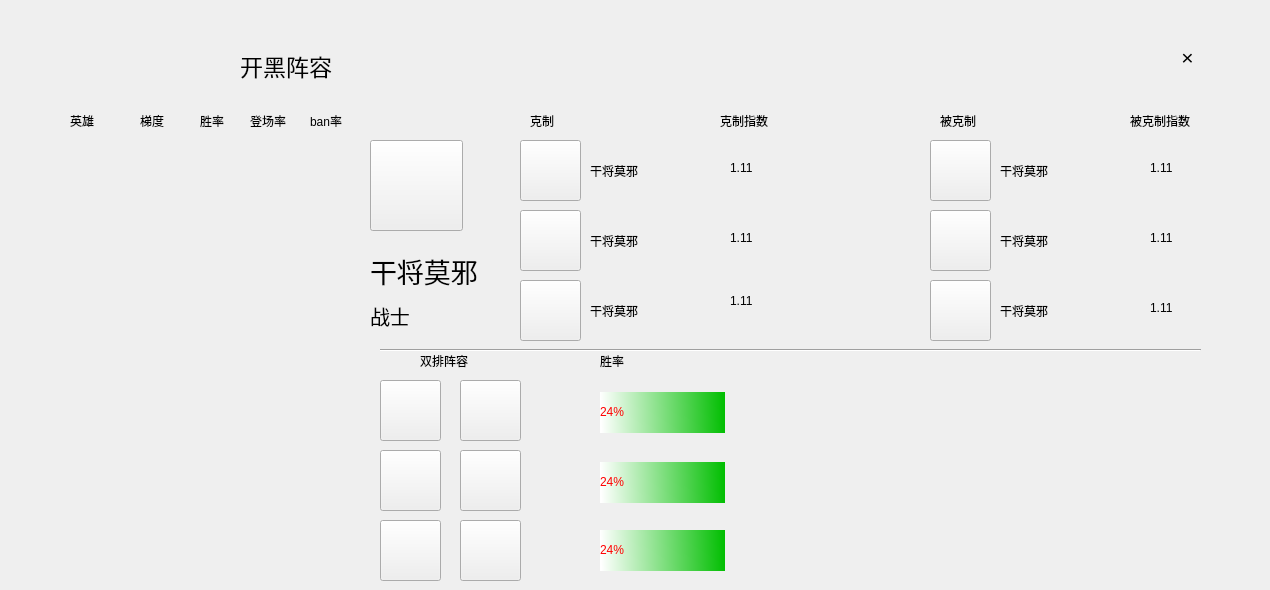
    <widget class="QWidget" name="page_7">
     <widget class="QPushButton" name="pushButton_525_return_3">
      <property name="geometry">
       <rect>
        <x>10</x>
        <y>40</y>
        <width>194</width>
        <height>59</height>
       </rect>
      </property>
      <property name="styleSheet">
       <string notr="true">QPushButton {
  min-width:194px;
  max-width:194px;
  min-height:59px;
  max-height:59px;
  border-width: 0px;
  border-style: outset;
  font-size: 28px;
  border-radius: 0px;
  color: black;
  background-color: transparent;
  border-color: red;
  box-shadow: 0px 0px 0px rgba(0, 0, 127, 255);
  background-image: url(D:/kCal/icon_pic/85923789d31e1c88f5cb6808dd1eb125_back.png);
  image: url(C:/Users/zhangyun/Desktop/icon_pic/85923789d31e1c88f5cb6808dd1eb125_back.png);
}</string>
      </property>
      <property name="text">
       <string/>
      </property>
     </widget>
     <widget class="QLabel" name="label_6">
      <property name="geometry">
       <rect>
        <x>240</x>
        <y>40</y>
        <width>221</width>
        <height>51</height>
       </rect>
      </property>
      <property name="font">
       <font>
        <pointsize>17</pointsize>
       </font>
      </property>
      <property name="text">
       <string>开黑阵容</string>
      </property>
     </widget>
     <widget class="QScrollArea" name="scrollArea_trank">
      <property name="geometry">
       <rect>
        <x>40</x>
        <y>140</y>
        <width>321</width>
        <height>441</height>
       </rect>
      </property>
      <property name="styleSheet">
       <string notr="true">border:0px;</string>
      </property>
      <property name="widgetResizable">
       <bool>true</bool>
      </property>
      <widget class="QWidget" name="scrollAreaWidgetContents_trank">
       <property name="geometry">
        <rect>
         <x>0</x>
         <y>0</y>
         <width>321</width>
         <height>441</height>
        </rect>
       </property>
      </widget>
     </widget>
     <widget class="QLabel" name="label_14">
      <property name="geometry">
       <rect>
        <x>530</x>
        <y>110</y>
        <width>41</width>
        <height>21</height>
       </rect>
      </property>
      <property name="text">
       <string>克制</string>
      </property>
     </widget>
     <widget class="QLabel" name="label_15">
      <property name="geometry">
       <rect>
        <x>940</x>
        <y>110</y>
        <width>91</width>
        <height>21</height>
       </rect>
      </property>
      <property name="text">
       <string>被克制</string>
      </property>
     </widget>
     <widget class="QLabel" name="label_16">
      <property name="geometry">
       <rect>
        <x>720</x>
        <y>110</y>
        <width>72</width>
        <height>21</height>
       </rect>
      </property>
      <property name="text">
       <string>克制指数</string>
      </property>
     </widget>
     <widget class="QLabel" name="label_17">
      <property name="geometry">
       <rect>
        <x>1130</x>
        <y>110</y>
        <width>131</width>
        <height>21</height>
       </rect>
      </property>
      <property name="text">
       <string>被克制指数</string>
      </property>
     </widget>
     <widget class="QPushButton" name="pushButton_kz1">
      <property name="geometry">
       <rect>
        <x>520</x>
        <y>140</y>
        <width>61</width>
        <height>61</height>
       </rect>
      </property>
      <property name="styleSheet">
       <string notr="true"/>
      </property>
      <property name="text">
       <string/>
      </property>
     </widget>
     <widget class="QPushButton" name="pushButton_kz2">
      <property name="geometry">
       <rect>
        <x>520</x>
        <y>210</y>
        <width>61</width>
        <height>61</height>
       </rect>
      </property>
      <property name="text">
       <string/>
      </property>
     </widget>
     <widget class="QPushButton" name="pushButton_kz3">
      <property name="geometry">
       <rect>
        <x>520</x>
        <y>280</y>
        <width>61</width>
        <height>61</height>
       </rect>
      </property>
      <property name="text">
       <string/>
      </property>
     </widget>
     <widget class="QLabel" name="label_kz12">
      <property name="geometry">
       <rect>
        <x>730</x>
        <y>160</y>
        <width>72</width>
        <height>15</height>
       </rect>
      </property>
      <property name="text">
       <string>1.11</string>
      </property>
     </widget>
     <widget class="QPushButton" name="pushButton_kz4">
      <property name="geometry">
       <rect>
        <x>930</x>
        <y>140</y>
        <width>61</width>
        <height>61</height>
       </rect>
      </property>
      <property name="text">
       <string/>
      </property>
     </widget>
     <widget class="QPushButton" name="pushButton_kz5">
      <property name="geometry">
       <rect>
        <x>930</x>
        <y>210</y>
        <width>61</width>
        <height>61</height>
       </rect>
      </property>
      <property name="text">
       <string/>
      </property>
     </widget>
     <widget class="QPushButton" name="pushButton_kz6">
      <property name="geometry">
       <rect>
        <x>930</x>
        <y>280</y>
        <width>61</width>
        <height>61</height>
       </rect>
      </property>
      <property name="text">
       <string/>
      </property>
     </widget>
     <widget class="QLabel" name="label_kz22">
      <property name="geometry">
       <rect>
        <x>730</x>
        <y>230</y>
        <width>72</width>
        <height>15</height>
       </rect>
      </property>
      <property name="text">
       <string>1.11</string>
      </property>
     </widget>
     <widget class="QLabel" name="label_kz32">
      <property name="geometry">
       <rect>
        <x>730</x>
        <y>290</y>
        <width>72</width>
        <height>21</height>
       </rect>
      </property>
      <property name="text">
       <string>1.11</string>
      </property>
     </widget>
     <widget class="QLabel" name="label_kz42">
      <property name="geometry">
       <rect>
        <x>1150</x>
        <y>160</y>
        <width>72</width>
        <height>15</height>
       </rect>
      </property>
      <property name="text">
       <string>1.11</string>
      </property>
     </widget>
     <widget class="QLabel" name="label_kz52">
      <property name="geometry">
       <rect>
        <x>1150</x>
        <y>230</y>
        <width>72</width>
        <height>15</height>
       </rect>
      </property>
      <property name="text">
       <string>1.11</string>
      </property>
     </widget>
     <widget class="QLabel" name="label_kz62">
      <property name="geometry">
       <rect>
        <x>1150</x>
        <y>300</y>
        <width>72</width>
        <height>15</height>
       </rect>
      </property>
      <property name="text">
       <string>1.11</string>
      </property>
     </widget>
     <widget class="QLabel" name="label_24">
      <property name="geometry">
       <rect>
        <x>420</x>
        <y>350</y>
        <width>81</width>
        <height>21</height>
       </rect>
      </property>
      <property name="text">
       <string>双排阵容</string>
      </property>
     </widget>
     <widget class="QPushButton" name="pushButton_df11">
      <property name="geometry">
       <rect>
        <x>380</x>
        <y>380</y>
        <width>61</width>
        <height>61</height>
       </rect>
      </property>
      <property name="text">
       <string/>
      </property>
     </widget>
     <widget class="QPushButton" name="pushButton_df13">
      <property name="geometry">
       <rect>
        <x>380</x>
        <y>450</y>
        <width>61</width>
        <height>61</height>
       </rect>
      </property>
      <property name="text">
       <string/>
      </property>
     </widget>
     <widget class="QPushButton" name="pushButton_df15">
      <property name="geometry">
       <rect>
        <x>380</x>
        <y>520</y>
        <width>61</width>
        <height>61</height>
       </rect>
      </property>
      <property name="text">
       <string/>
      </property>
     </widget>
     <widget class="QPushButton" name="pushButton_df12">
      <property name="geometry">
       <rect>
        <x>460</x>
        <y>380</y>
        <width>61</width>
        <height>61</height>
       </rect>
      </property>
      <property name="text">
       <string/>
      </property>
     </widget>
     <widget class="QPushButton" name="pushButton_df14">
      <property name="geometry">
       <rect>
        <x>460</x>
        <y>450</y>
        <width>61</width>
        <height>61</height>
       </rect>
      </property>
      <property name="text">
       <string/>
      </property>
     </widget>
     <widget class="QPushButton" name="pushButton_df16">
      <property name="geometry">
       <rect>
        <x>460</x>
        <y>520</y>
        <width>61</width>
        <height>61</height>
       </rect>
      </property>
      <property name="text">
       <string/>
      </property>
     </widget>
     <widget class="QLabel" name="label_25">
      <property name="geometry">
       <rect>
        <x>600</x>
        <y>350</y>
        <width>81</width>
        <height>21</height>
       </rect>
      </property>
      <property name="text">
       <string>胜率</string>
      </property>
     </widget>
     <widget class="QProgressBar" name="progressBar_winrate1">
      <property name="geometry">
       <rect>
        <x>600</x>
        <y>392</y>
        <width>521</width>
        <height>41</height>
       </rect>
      </property>
      <property name="styleSheet">
       <string notr="true">QProgressBar{
        border: none;
        color: red;
        text-align: left;
        background: rgb(255,255,255, 0);
}
QProgressBar::chunk {
        border: none;
        background: qlineargradient(spread:pad, x1:1, y1:0, x2:0, y2:0.0113636, stop:0 rgba(0, 190, 0, 255), stop:1 rgba(255, 255, 255, 255));
}</string>
      </property>
      <property name="maximum">
       <number>100</number>
      </property>
      <property name="value">
       <number>24</number>
      </property>
     </widget>
     <widget class="QProgressBar" name="progressBar_winrate2">
      <property name="geometry">
       <rect>
        <x>600</x>
        <y>462</y>
        <width>521</width>
        <height>41</height>
       </rect>
      </property>
      <property name="styleSheet">
       <string notr="true">QProgressBar{
        border: none;
        color: red;
        text-align: left;
        background: rgb(255,255,255, 0);
}
QProgressBar::chunk {
        border: none;
        background: qlineargradient(spread:pad, x1:1, y1:0, x2:0, y2:0.0113636, stop:0 rgba(0, 190, 0, 255), stop:1 rgba(255, 255, 255, 255));
}</string>
      </property>
      <property name="value">
       <number>24</number>
      </property>
     </widget>
     <widget class="QProgressBar" name="progressBar_winrate3">
      <property name="geometry">
       <rect>
        <x>600</x>
        <y>530</y>
        <width>521</width>
        <height>41</height>
       </rect>
      </property>
      <property name="styleSheet">
       <string notr="true">QProgressBar{
        border: none;
        color: red;
        text-align: left;
        background: rgb(255,255,255, 0);
}
QProgressBar::chunk {
        border: none;
        background: qlineargradient(spread:pad, x1:1, y1:0, x2:0, y2:0.0113636, stop:0 rgba(0, 190, 0, 255), stop:1 rgba(255, 255, 255, 255));
}</string>
      </property>
      <property name="value">
       <number>24</number>
      </property>
     </widget>
     <widget class="Line" name="line">
      <property name="geometry">
       <rect>
        <x>380</x>
        <y>340</y>
        <width>821</width>
        <height>21</height>
       </rect>
      </property>
      <property name="orientation">
       <enum>Qt::Horizontal</enum>
      </property>
     </widget>
     <widget class="QLabel" name="label_26">
      <property name="geometry">
       <rect>
        <x>70</x>
        <y>110</y>
        <width>41</width>
        <height>21</height>
       </rect>
      </property>
      <property name="text">
       <string>英雄</string>
      </property>
     </widget>
     <widget class="QLabel" name="label_27">
      <property name="geometry">
       <rect>
        <x>140</x>
        <y>110</y>
        <width>41</width>
        <height>21</height>
       </rect>
      </property>
      <property name="text">
       <string>梯度</string>
      </property>
     </widget>
     <widget class="QLabel" name="label_28">
      <property name="geometry">
       <rect>
        <x>200</x>
        <y>110</y>
        <width>41</width>
        <height>21</height>
       </rect>
      </property>
      <property name="text">
       <string>胜率</string>
      </property>
     </widget>
     <widget class="QLabel" name="label_29">
      <property name="geometry">
       <rect>
        <x>250</x>
        <y>110</y>
        <width>51</width>
        <height>21</height>
       </rect>
      </property>
      <property name="text">
       <string>登场率</string>
      </property>
     </widget>
     <widget class="QLabel" name="label_30">
      <property name="geometry">
       <rect>
        <x>310</x>
        <y>110</y>
        <width>41</width>
        <height>21</height>
       </rect>
      </property>
      <property name="text">
       <string>ban率</string>
      </property>
     </widget>
     <widget class="QLabel" name="label_kz11">
      <property name="geometry">
       <rect>
        <x>590</x>
        <y>160</y>
        <width>111</width>
        <height>21</height>
       </rect>
      </property>
      <property name="text">
       <string>干将莫邪</string>
      </property>
     </widget>
     <widget class="QLabel" name="label_kz21">
      <property name="geometry">
       <rect>
        <x>590</x>
        <y>230</y>
        <width>111</width>
        <height>21</height>
       </rect>
      </property>
      <property name="text">
       <string>干将莫邪</string>
      </property>
     </widget>
     <widget class="QLabel" name="label_kz31">
      <property name="geometry">
       <rect>
        <x>590</x>
        <y>300</y>
        <width>111</width>
        <height>21</height>
       </rect>
      </property>
      <property name="text">
       <string>干将莫邪</string>
      </property>
     </widget>
     <widget class="QLabel" name="label_kz41">
      <property name="geometry">
       <rect>
        <x>1000</x>
        <y>160</y>
        <width>111</width>
        <height>21</height>
       </rect>
      </property>
      <property name="text">
       <string>干将莫邪</string>
      </property>
     </widget>
     <widget class="QLabel" name="label_kz51">
      <property name="geometry">
       <rect>
        <x>1000</x>
        <y>230</y>
        <width>111</width>
        <height>21</height>
       </rect>
      </property>
      <property name="text">
       <string>干将莫邪</string>
      </property>
     </widget>
     <widget class="QLabel" name="label_kz61">
      <property name="geometry">
       <rect>
        <x>1000</x>
        <y>300</y>
        <width>111</width>
        <height>21</height>
       </rect>
      </property>
      <property name="text">
       <string>干将莫邪</string>
      </property>
     </widget>
     <widget class="QPushButton" name="pushButton_quit_6">
      <property name="geometry">
       <rect>
        <x>1170</x>
        <y>40</y>
        <width>35</width>
        <height>35</height>
       </rect>
      </property>
      <property name="font">
       <font>
        <pointsize>-1</pointsize>
       </font>
      </property>
      <property name="styleSheet">
       <string notr="true">QPushButton {
  min-width:35px;
  max-width:35px;
  min-height:35px;
  max-height:35px;
  border-width: 0px;
  font-size: 21px;
  border-radius: 16px;
  background-color: transparent;
}</string>
      </property>
      <property name="text">
       <string>×</string>
      </property>
     </widget>
     <widget class="QPushButton" name="pushButton_kz">
      <property name="geometry">
       <rect>
        <x>370</x>
        <y>140</y>
        <width>93</width>
        <height>91</height>
       </rect>
      </property>
      <property name="text">
       <string/>
      </property>
     </widget>
     <widget class="QLabel" name="label_kzname">
      <property name="geometry">
       <rect>
        <x>370</x>
        <y>250</y>
        <width>141</width>
        <height>41</height>
       </rect>
      </property>
      <property name="font">
       <font>
        <pointsize>20</pointsize>
       </font>
      </property>
      <property name="text">
       <string>干将莫邪</string>
      </property>
     </widget>
     <widget class="QLabel" name="label_kztype">
      <property name="geometry">
       <rect>
        <x>370</x>
        <y>300</y>
        <width>72</width>
        <height>31</height>
       </rect>
      </property>
      <property name="font">
       <font>
        <pointsize>15</pointsize>
       </font>
      </property>
      <property name="text">
       <string>战士</string>
      </property>
     </widget>
    </widget>
